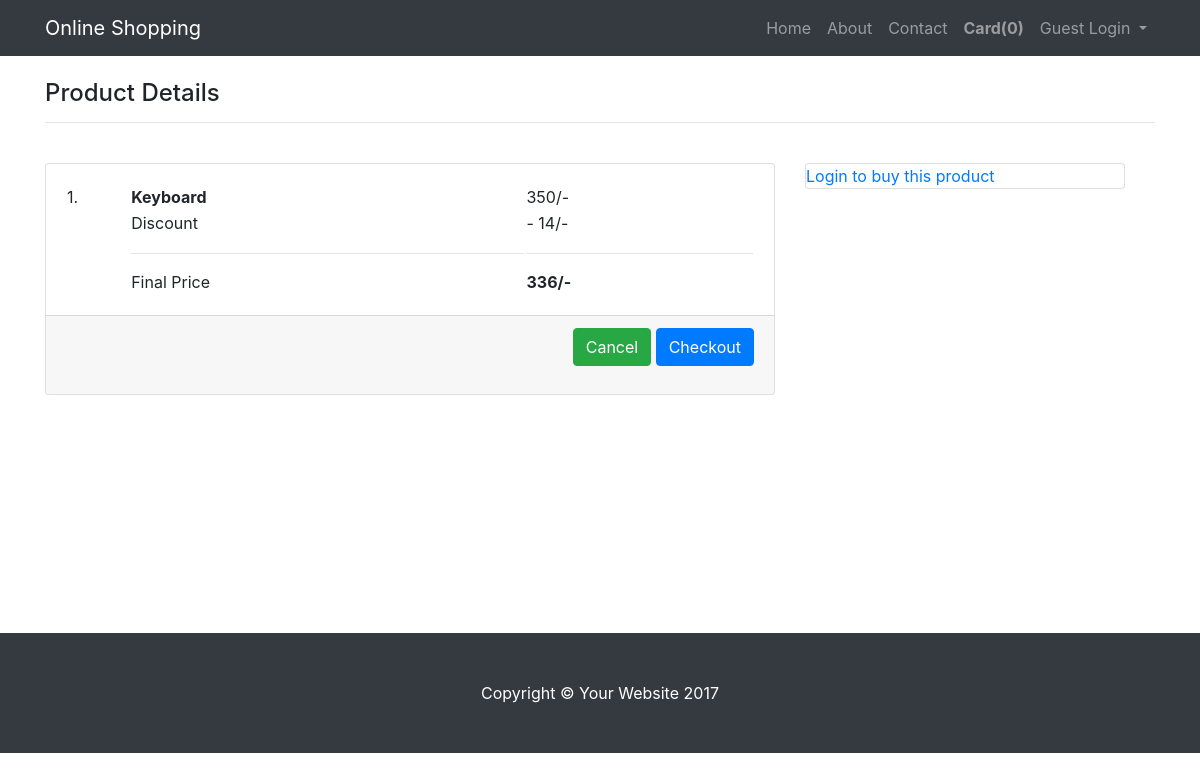
/buy.php?product=3, run on the app's committed database.
### tables this page shows
CREATE TABLE `product` (
  `product_id` int(5) NOT NULL,
  `product_name` varchar(50) NOT NULL,
  `product_type` varchar(25) NOT NULL,
  `product_price` varchar(5) NOT NULL,
  `descount` varchar(2) NOT NULL,
  `descr` varchar(255) DEFAULT NULL,
  `product_img` varchar(255) DEFAULT NULL,
  `full_spe` varchar(255) DEFAULT NULL,
  `add_date` datetime DEFAULT CURRENT_TIMESTAMP
);

### include/conn.php (called while the page is built, shortened)
<?php
class Connect{
    public $conn;
    function __construct(){
        $this->conn = new mysqli("localhost","root","","market");
    }
     function select_data($sql,$no){
        $result = $this->conn->query($sql);
        $a = array();
        $j=0;
        if ($result->num_rows > 0) {
            while($row = $result->fetch_array()) {
                for($i=0;$i<$no;$i++){
                    $a[$j][$i] = $row[$i];
                }
                $j = $j+1;
            }
        }
        return $a;
    }
}
?>

### buy.php (the view, shortened to what this page needs)
<?php
require_once("include/conn.php");
$ob = new Connect();
if(isset($_GET['product'])){
    if(isset($_SESSION['userid'])){
        $userid = $_SESSION['userid'];
        $name = $_SESSION['name'];
    }else{
        $name = "";
    }
    $id = $_GET['product'];
    $product = $ob->select_data("SELECT `product_name`, `product_price`, `descount`, `descr`, `product_img` FROM `product` WHERE product_id = '$id'",5);
}else{
    ?>
<script>
    window.location.href="index.php";
</script>
<?php
}
?>
<!DOCTYPE html>
<html lang="en">
  <head>
    <link href="vendor/bootstrap/css/bootstrap.min.css" rel="stylesheet">
    <link href="css/shop-item.css" rel="stylesheet">
  </head>
  <body>
    <nav class="navbar navbar-expand-lg navbar-dark bg-dark fixed-top">
      <div class="container">
        <a class="navbar-brand" href="#">Online Shopping</a>
        <div class="collapse navbar-collapse" id="navbarResponsive">
          <ul class="navbar-nav ml-auto">
            <li>
              <a class="nav-link" href="index.php">Home
              </a>
            </li>
            <li class="nav-item">
              <a class="nav-link" href="about.html">About</a>
            </li>
            <li class="nav-item">
              <a class="nav-link" href="contact.html">Contact</a>
            </li>
              <li class="nav-item">
              <a class="nav-link" href="viewCard.php"><b>Card(<span id="card">0</span>)</b></a>
            </li>
              <li class="nav-item dropdown">
        <a class="nav-link dropdown-toggle" href="http://example.com" id="navbarDropdownMenuLink" data-toggle="dropdown" aria-haspopup="true" aria-expanded="false">
          <?php if(!empty($name)){echo "Welcome ".$name;}else{echo "Guest Login";} ?>
        </a>
      </li>
          </ul>
        </div>
      </div>
    </nav>
    <div class="container">
        <br/>
        <h4>Product Details</h4>
        <hr/>
      <div class="row">
        <div style="height:470px;" class="col-lg-8">
          <div class="card mt-4">
            <div class="card-body">
                <table style="width:100%">
                    <tr>
                        <td>1.</td>
                        <td><b><?php echo $product[0][0]; ?></b></td>
                        <td><?php echo $product[0][1]; ?>/-</td>
                    </tr>
                    <tr>
                        <td></td>
                        <td>Discount</td>
                        <td> - <?php echo ($product[0][1]*$product[0][2])/100; ?>/-</td>
                    </tr>
                    <tr>
                        <td></td>
                        <td><hr/>Final Price</td>
                        <td><hr/><b><?php echo $price = $product[0][1]-($product[0][1]*$product[0][2])/100; ?>/-</b></td>
                    </tr>
                </table>
            </div>
              <div class="card-footer">
                <p style="text-align:right">
                    <a href="index.php" class="btn btn-success">Cancel</a>
                    <input type="button" id="checkout" value="Checkout" class="btn btn-primary"/>
                </p>
              </div>
          </div>
        </div>
          <div class="col-lg-4">
              <br/>
              <div class="card" style="width: 20rem;">
                  <?php
                  if(!empty($userid)){
                    $sql = "SELECT `name`, `email`, `addr` FROM `user` WHERE user_id='$userid'";
                    $userDetails = $ob->select_data($sql,3);
                  ?>
                  <div class="card-body">
                      <?php if(count($userDetails[0])>0){?>
                    <h4 class="card-title"><?php echo $userDetails[0][0];?></h4>
                    <p class="card-text">Email : <?php echo $userDetails[0][1];?></p>
                    <p class="card-text">Address : <?php echo $userDetails[0][2];?></p>
                      <?php }}else{  ?>
                      <p class="card-text"><a href="login.php">Login to buy this product</a></p>
                      <?php } ?>
                  </div>
                </div>
          </div>
      </div>
      <br/>
    <footer class="py-5 bg-dark">
      <div class="container">
        <p class="m-0 text-center text-white">Copyright &copy; Your Website 2017</p>
      </div>
    </footer>
  </body>
</html>

### css/shop-item.css (style rules this page uses)
body { padding-top: 54px; }
@media (min-width: 992px) { body { padding-top: 56px; } }

### data on the page
product: product_name "Keyboard", product_price "350", ($product[0][1]*$product[0][2])/100 "14", $price = $product[0][1]-($product[0][1]*$product[0][2])/100 "336"
